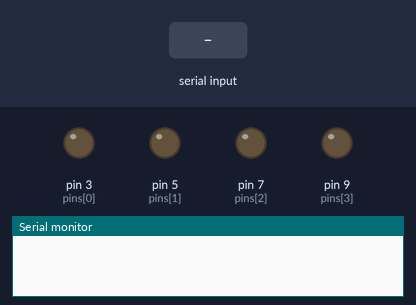
Recording of a sketch running on a simulated Arduino Uno, built with avr-gcc and run on an emulated ATmega328P. Parts: output pins drawn as LEDs (lit = HIGH), the last lines printed to the serial monitor. Inputs (shaded band) come from the test bench.

Above: at 1.2 s.
1.3 s: "30,150\n" received over Serial
At 1.45 s:
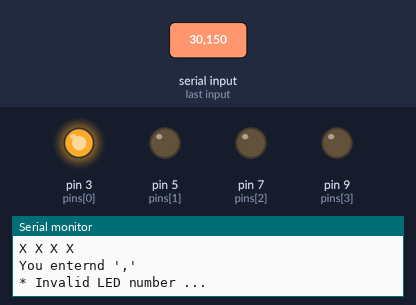
2.9 s: "90,45\n" received over Serial
At 3.06 s:
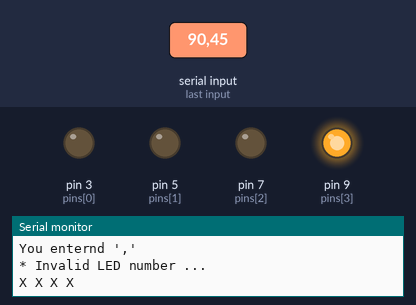
4.6 s: "200\n" received over Serial
At 5.3 s:
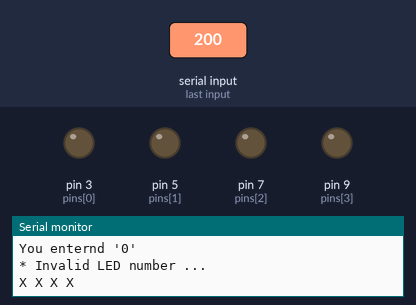
Timing chart, 0 to 7.6 s (numbered marks = the images above; inputs shaded):
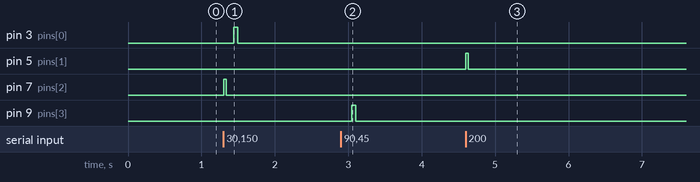

Measured:
- after the input at 1.3 s, pin 3 (pins[0]): LOW → HIGH after 0.14 s, → LOW 0.06 s later; pin 7 (pins[2]): LOW → HIGH at once, → LOW 0.04 s later
- after the input at 2.9 s, pin 9 (pins[3]): LOW → HIGH after 0.15 s, → LOW 0.06 s later
- after the input at 4.6 s, pin 5 (pins[1]): LOW → HIGH at once, → LOW 0.03 s later

The sketch:

app.ino
```cpp
int pins[] = {3, 5, 7, 9};
int state = 0;

void setup() {
    Serial.begin(9600);
    for(int i=0; i<4; i++) {
        pinMode(pins[i], OUTPUT);
        digitalWrite(pins[i], LOW);
    }
}

void loop() {
    if(Serial.available()) {
        char data = Serial.read();
        if(data == '\r' || data == '\n') return;
        Serial.println(String("You enternd \'") + data + '\'');
        if(data >= '1' && data <= '4') {
            state = data - '0' - 1;
            Serial.print("LED ");
            Serial.print("state + 1");
            Serial.println(" i ON... ");
        } else {
            Serial.println("* Invalid LED number ...");
            state = -1;
        }

        for(int i=0; i<4; i++) {
            if(i==state) {
                Serial.print("O ");
                digitalWrite(pins[i], HIGH);
            } else {
                Serial.print("X ");
                digitalWrite(pins[i], LOW);
            }
        }
        Serial.println();
    }
}
```
